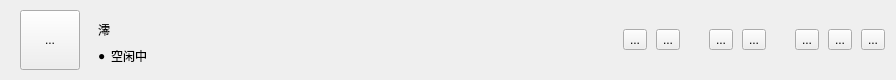
      <widget class="QWidget" name="titleBar" native="true">
       <property name="geometry">
        <rect>
         <x>0</x>
         <y>0</y>
         <width>896</width>
         <height>80</height>
        </rect>
       </property>
       <property name="sizePolicy">
        <sizepolicy hsizetype="Expanding" vsizetype="Expanding">
         <horstretch>0</horstretch>
         <verstretch>0</verstretch>
        </sizepolicy>
       </property>
       <property name="minimumSize">
        <size>
         <width>896</width>
         <height>80</height>
        </size>
       </property>
       <property name="maximumSize">
        <size>
         <width>16777215</width>
         <height>80</height>
        </size>
       </property>
       <layout class="QHBoxLayout" name="horizontalLayout">
        <property name="spacing">
         <number>9</number>
        </property>
        <property name="leftMargin">
         <number>20</number>
        </property>
        <property name="topMargin">
         <number>5</number>
        </property>
        <property name="bottomMargin">
         <number>5</number>
        </property>
        <item>
         <widget class="AvatarButton" name="avatarBtn">
          <property name="minimumSize">
           <size>
            <width>60</width>
            <height>60</height>
           </size>
          </property>
          <property name="maximumSize">
           <size>
            <width>60</width>
            <height>60</height>
           </size>
          </property>
          <property name="text">
           <string>...</string>
          </property>
          <property name="icon">
           <iconset>
            <selectedon>../../../../../../../../../../../../../../../../../../../../下载/Mio.png</selectedon>
           </iconset>
          </property>
          <property name="iconSize">
           <size>
            <width>60</width>
            <height>60</height>
           </size>
          </property>
         </widget>
        </item>
        <item>
         <widget class="QWidget" name="nameBox" native="true">
          <layout class="QVBoxLayout" name="verticalLayout_5">
           <property name="spacing">
            <number>1</number>
           </property>
           <property name="leftMargin">
            <number>9</number>
           </property>
           <property name="topMargin">
            <number>10</number>
           </property>
           <property name="bottomMargin">
            <number>0</number>
           </property>
           <item>
            <widget class="QLabel" name="nameLabel">
             <property name="minimumSize">
              <size>
               <width>0</width>
               <height>0</height>
              </size>
             </property>
             <property name="maximumSize">
              <size>
               <width>100</width>
               <height>40</height>
              </size>
             </property>
             <property name="text">
              <string>澪</string>
             </property>
            </widget>
           </item>
           <item>
            <widget class="QWidget" name="statusBox" native="true">
             <layout class="QHBoxLayout" name="horizontalLayout_2">
              <property name="spacing">
               <number>5</number>
              </property>
              <property name="leftMargin">
               <number>0</number>
              </property>
              <property name="topMargin">
               <number>0</number>
              </property>
              <property name="rightMargin">
               <number>0</number>
              </property>
              <item>
               <widget class="QLabel" name="statusDot">
                <property name="minimumSize">
                 <size>
                  <width>0</width>
                  <height>16</height>
                 </size>
                </property>
                <property name="maximumSize">
                 <size>
                  <width>10</width>
                  <height>16777215</height>
                 </size>
                </property>
                <property name="text">
                 <string>●</string>
                </property>
                <property name="alignment">
                 <set>Qt::AlignmentFlag::AlignLeading|Qt::AlignmentFlag::AlignLeft|Qt::AlignmentFlag::AlignVCenter</set>
                </property>
                <property name="margin">
                 <number>0</number>
                </property>
               </widget>
              </item>
              <item>
               <widget class="QLabel" name="statusLabel">
                <property name="minimumSize">
                 <size>
                  <width>0</width>
                  <height>0</height>
                 </size>
                </property>
                <property name="maximumSize">
                 <size>
                  <width>100</width>
                  <height>16777215</height>
                 </size>
                </property>
                <property name="text">
                 <string>空闲中</string>
                </property>
               </widget>
              </item>
             </layout>
            </widget>
           </item>
          </layout>
         </widget>
        </item>
        <item>
         <spacer name="horizontalSpacer">
          <property name="orientation">
           <enum>Qt::Orientation::Horizontal</enum>
          </property>
          <property name="sizeHint" stdset="0">
           <size>
            <width>40</width>
            <height>20</height>
           </size>
          </property>
         </spacer>
        </item>
        <item>
         <widget class="QToolButton" name="voiceBtn">
          <property name="text">
           <string>...</string>
          </property>
         </widget>
        </item>
        <item>
         <widget class="QToolButton" name="callBtn">
          <property name="text">
           <string>...</string>
          </property>
         </widget>
        </item>
        <item>
         <spacer name="horizontalSpacer_9">
          <property name="orientation">
           <enum>Qt::Orientation::Horizontal</enum>
          </property>
          <property name="sizeType">
           <enum>QSizePolicy::Policy::Preferred</enum>
          </property>
          <property name="sizeHint" stdset="0">
           <size>
            <width>5</width>
            <height>20</height>
           </size>
          </property>
         </spacer>
        </item>
        <item>
         <widget class="QWidget" name="dividerD" native="true">
          <property name="sizePolicy">
           <sizepolicy hsizetype="Fixed" vsizetype="Preferred">
            <horstretch>0</horstretch>
            <verstretch>0</verstretch>
           </sizepolicy>
          </property>
          <property name="minimumSize">
           <size>
            <width>1</width>
            <height>50</height>
           </size>
          </property>
          <property name="maximumSize">
           <size>
            <width>1</width>
            <height>50</height>
           </size>
          </property>
          <property name="sizeIncrement">
           <size>
            <width>0</width>
            <height>0</height>
           </size>
          </property>
          <property name="baseSize">
           <size>
            <width>0</width>
            <height>0</height>
           </size>
          </property>
         </widget>
        </item>
        <item>
         <spacer name="horizontalSpacer_10">
          <property name="orientation">
           <enum>Qt::Orientation::Horizontal</enum>
          </property>
          <property name="sizeType">
           <enum>QSizePolicy::Policy::Preferred</enum>
          </property>
          <property name="sizeHint" stdset="0">
           <size>
            <width>5</width>
            <height>20</height>
           </size>
          </property>
         </spacer>
        </item>
        <item>
         <widget class="QToolButton" name="settingsBtn">
          <property name="text">
           <string>...</string>
          </property>
         </widget>
        </item>
        <item>
         <widget class="QToolButton" name="moreBtn">
          <property name="text">
           <string>...</string>
          </property>
         </widget>
        </item>
        <item>
         <spacer name="horizontalSpacer_2">
          <property name="orientation">
           <enum>Qt::Orientation::Horizontal</enum>
          </property>
          <property name="sizeType">
           <enum>QSizePolicy::Policy::Minimum</enum>
          </property>
          <property name="sizeHint" stdset="0">
           <size>
            <width>5</width>
            <height>20</height>
           </size>
          </property>
         </spacer>
        </item>
        <item>
         <widget class="QWidget" name="divider" native="true">
          <property name="sizePolicy">
           <sizepolicy hsizetype="Fixed" vsizetype="Fixed">
            <horstretch>0</horstretch>
            <verstretch>0</verstretch>
           </sizepolicy>
          </property>
          <property name="minimumSize">
           <size>
            <width>1</width>
            <height>50</height>
           </size>
          </property>
          <property name="maximumSize">
           <size>
            <width>1</width>
            <height>50</height>
           </size>
          </property>
         </widget>
        </item>
        <item>
         <spacer name="horizontalSpacer_3">
          <property name="orientation">
           <enum>Qt::Orientation::Horizontal</enum>
          </property>
          <property name="sizeType">
           <enum>QSizePolicy::Policy::Maximum</enum>
          </property>
          <property name="sizeHint" stdset="0">
           <size>
            <width>5</width>
            <height>20</height>
           </size>
          </property>
         </spacer>
        </item>
        <item>
         <widget class="QToolButton" name="minBtn">
          <property name="text">
           <string>...</string>
          </property>
         </widget>
        </item>
        <item>
         <widget class="QToolButton" name="maxBtn">
          <property name="text">
           <string>...</string>
          </property>
         </widget>
        </item>
        <item>
         <widget class="QToolButton" name="closeBtn">
          <property name="text">
           <string>...</string>
          </property>
         </widget>
        </item>
       </layout>
       <zorder>nameBox</zorder>
       <zorder>settingsBtn</zorder>
       <zorder>moreBtn</zorder>
       <zorder>minBtn</zorder>
       <zorder>maxBtn</zorder>
       <zorder>closeBtn</zorder>
       <zorder>avatarBtn</zorder>
       <zorder>callBtn</zorder>
       <zorder>dividerD</zorder>
       <zorder>divider</zorder>
       <zorder>voiceBtn</zorder>
      </widget>
